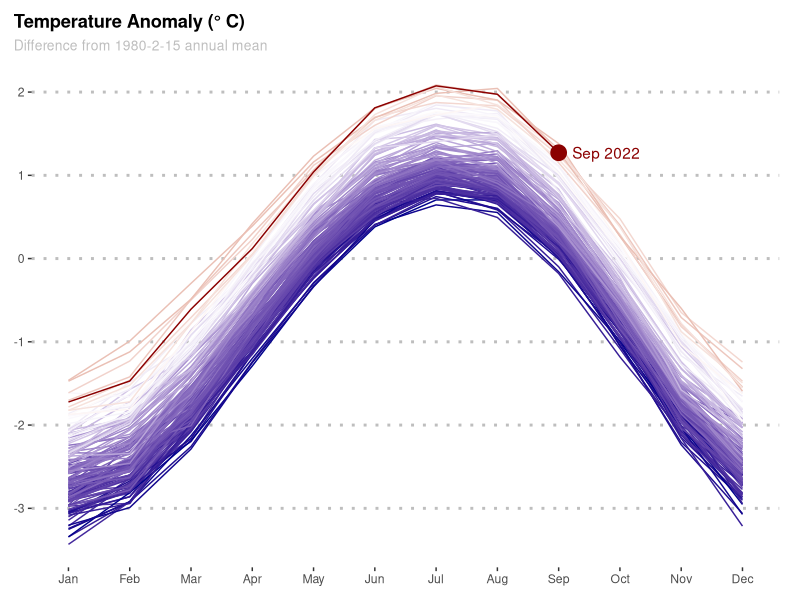
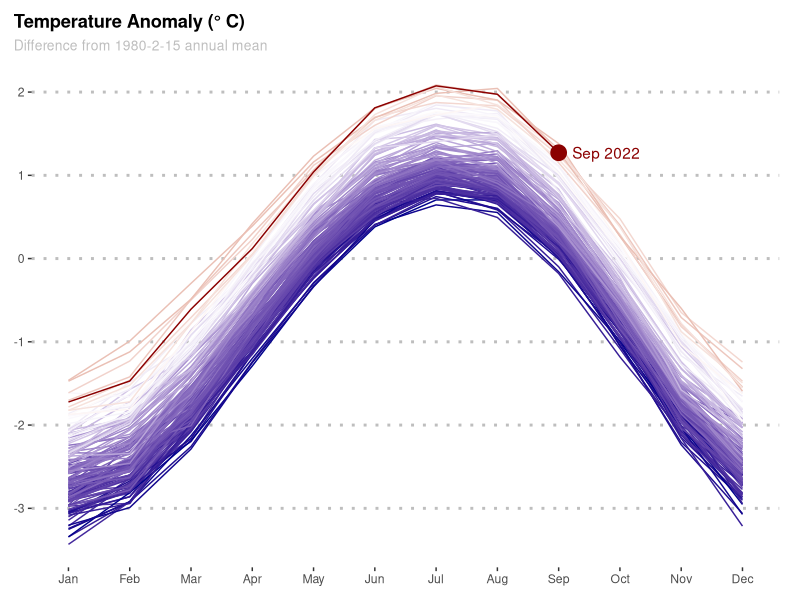

Reproduce these figures in R, in order. (Note: this script raises an error after producing the figures.)
library(tidyverse)
library(glue)
library(gganimate)

month_anom<-read.table("data/merra2_seas_anom.txt",skip=3,header = T)%>%
  select(month=Month,seas_anom)%>%
  mutate(month=month.abb[month])

t_data<-read_csv("data/GLB.Ts+dSST.csv",skip = 1,na="***")%>%
  select(year=Year,all_of(month.abb))%>%
  pivot_longer(-year,names_to="month",values_to="t_diff")%>%
  drop_na()%>%
  inner_join(.,month_anom,by="month")%>%
  mutate(month=factor(month,levels = month.abb),
         month_anom=t_diff+seas_anom-0.7)%>%
  group_by(year)%>%
  mutate(ave=mean(month_anom))%>%
  ungroup()%>%
  mutate(ave=if_else(year==2022,max(abs(ave)),ave))
annotation<-t_data%>%
  slice_tail(n=1)
p<-t_data%>%
  ggplot(aes(x=month,y=month_anom,group=year,color=ave))+
  geom_line()+
  labs(x=NULL,y=NULL,title = "Temperature Anomaly (\u00B0 C)",
       subtitle ="Difference from 1980-2-15 annual mean" )+
  scale_color_gradient2(high = "darkred",mid="white",low="darkblue",midpoint = 0,
                        guide = "none")+
  scale_y_continuous(breaks = seq(-3,2,1))+
  theme(panel.background = element_blank(),
        panel.grid.minor = element_blank(),
        panel.grid.major.x = element_blank(),
        panel.grid.major.y = element_line(linetype = "dotted",color = "gray",size=1),
        plot.title = element_text(face="bold"),
        plot.subtitle = element_text(color="gray",size=10),
        plot.title.position = "plot",
        plot.margin = margin(t=10,r=15,b=10,l=10))

p+
  geom_point(data=annotation,aes(x=month,y=month_anom),size=5)+
  geom_text(data = annotation,aes(x=month,y=month_anom,label=glue("{month} {year}")),
            hjust=-0.2)
ggsave("figures/monthly_anomaly.png",width = 6,height = 4,units = "in") 


a<-p+
  geom_label(aes(x=7,y=0,label=year),fontface="bold",label.size = 0)+
  transition_manual(frames = year,cumulative = T)

animate(a,width = 6,height = 4,units = "in",res=300,
        renderer = av_renderer("figures/monthly_anomaly.mp4"))
